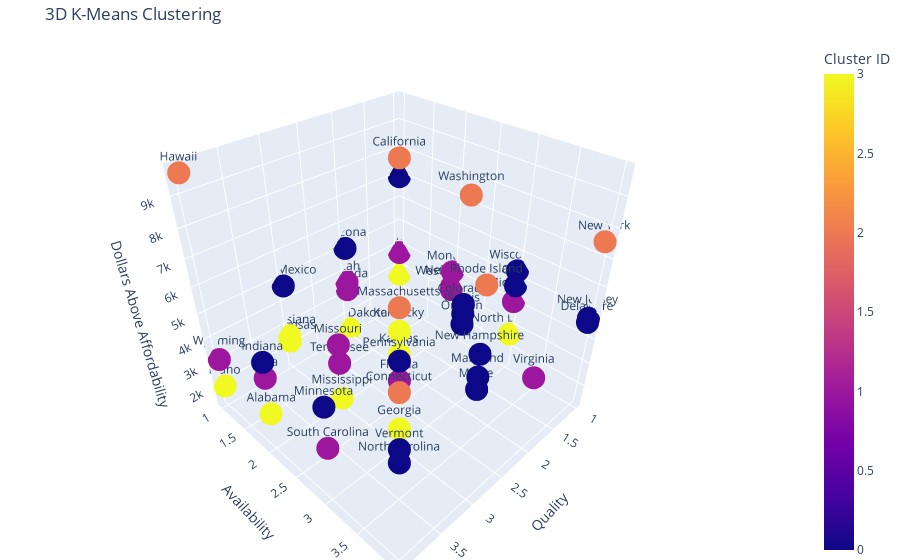

This figure's notebook cell:
### Code cell
# Improve layout
fig.update_layout(
    margin=dict(l=0, r=0, b=0, t=40) # Tighten the plot margins
)

fig.show()

### Figure 1 — Plotly figure (JSON) as saved in the notebook; plotly's stock layout.template omitted (floating-point values rounded to 4 significant figures)
{"data": [{"hovertemplate": "<b>%{hovertext}</b><br><br>Quality=%{x}<br>Availability=%{y}<br>Dollars Above Affordability=%{z}<br>State_Name=%{text}<br>Cluster ID=%{marker.color}<extra></extra>", "hovertext": ["Alabama", "Alaska", "Arizona", "Arkansas", "California", "Colorado", "Connecticut", "Delaware", "Florida", "Georgia", "Hawaii", "Idaho", "Illinois", "Indiana", "Iowa", "Kansas", "Kentucky", "Louisiana", "Maine", "Maryland", "Massachusetts", "Michigan", "Minnesota", "Mississippi", "Missouri", "Montana", "Nebraska", "Nevada", "New Hampshire", "New Jersey", "New Mexico", "New York", "North Carolina", "North Dakota", "Ohio", "Oklahoma", "Oregon", "Pennsylvania", "Rhode Island", "South Carolina", "South Dakota", "Tennessee", "Texas", "Utah", "Vermont", "Virginia", "Washington", "West Virginia", "Wisconsin", "Wyoming"], "legendgroup": "", "marker": {"color": [3, 0, 0, 3, 2, 0, 2, 0, 1, 3, 2, 3, 0, 0, 1, 3, 3, 3, 0, 0, 2, 1, 0, 3, 1, 1, 1, 1, 0, 0, 0, 2, 0, 3, 0, 1, 0, 0, 2, 1, 3, 1, 3, 1, 0, 1, 2, 1, 0, 1], "coloraxis": "coloraxis", "symbol": "circle"}, "mode": "markers+text", "name": "", "scene": "scene", "showlegend": false, "text": ["Alabama", "Alaska", "Arizona", "Arkansas", "California", "Colorado", "Connecticut", "Delaware", "Florida", "Georgia", "Hawaii", "Idaho", "Illinois", "Indiana", "Iowa", "Kansas", "Kentucky", "Louisiana", "Maine", "Maryland", "Massachusetts", "Michigan", "Minnesota", "Mississippi", "Missouri", "Montana", "Nebraska", "Nevada", "New Hampshire", "New Jersey", "New Mexico", "New York", "North Carolina", "North Dakota", "Ohio", "Oklahoma", "Oregon", "Pennsylvania", "Rhode Island", "South Carolina", "South Dakota", "Tennessee", "Texas", "Utah", "Vermont", "Virginia", "Washington", "West Virginia", "Wisconsin", "Wyoming"], "type": "scatter3d", "x": [4, 1, 2, 3, 2, 2, 4, 1, 3, 3, 4, 4, 2, 4, 4, 2, 2, 3, 3, 3, 4, 1, 4, 3, 3, 1, 1, 2, 3, 1, 3, 1, 4, 1, 1, 1, 2, 3, 3, 4, 2, 3, 1, 2, 4, 2, 2, 1, 1, 4], "y": [2, 1, 1, 1, 2, 3, 4, 4, 3, 3, 1, 1, 3, 2, 2, 2, 2, 1, 4, 4, 4, 3, 3, 2, 2, 2, 2, 1, 4, 4, 1, 4, 4, 3, 3, 1, 3, 3, 4, 3, 1, 2, 1, 1, 4, 4, 3, 2, 3, 1], "z": [2678.0, 6952.0, 5053.0, 2357.0, 9304.0, 5381.0, 7296.0, 4690.0, 4038.0, 2008.0, 9692.0, 1999.0, 5028.0, 4744.0, 4133.0, 1723.0, 2797.0, 2602.0, 5536.0, 5960.0, 9517.0, 4097.0, 4912.0, 1420.0, 3786.0, 4053.0, 3406.0, 3257.0, 6701.0, 4854.0, 4744.0, 7584.0, 5062.0, 2676.0, 4747.0, 3709.0, 4620.0, 4792.0, 8728.0, 3345.0, 1384.0, 3004.0, 2688.0, 3590.0, 5516.0, 4152.0, 9044.0, 3258.0, 5347.0, 3169.0]}], "layout": {"autosize": true, "coloraxis": {"colorbar": {"title": {"text": "Cluster ID"}}, "colorscale": [[0, "#0d0887"], [0.1111, "#46039f"], [0.2222, "#7201a8"], [0.3333, "#9c179e"], [0.4444, "#bd3786"], [0.5556, "#d8576b"], [0.6667, "#ed7953"], [0.7778, "#fb9f3a"], [0.8889, "#fdca26"], [1, "#f0f921"]]}, "legend": {"tracegroupgap": 0}, "margin": {"b": 0, "l": 0, "r": 0, "t": 40}, "scene": {"aspectmode": "auto", "aspectratio": {"x": 1, "y": 1, "z": 1}, "domain": {"x": [0, 1], "y": [0, 1]}, "xaxis": {"title": {"text": "Quality"}, "type": "linear"}, "yaxis": {"title": {"text": "Availability"}, "type": "linear"}, "zaxis": {"title": {"text": "Dollars Above Affordability"}, "type": "linear"}}, "title": {"text": "3D K-Means Clustering"}}}
